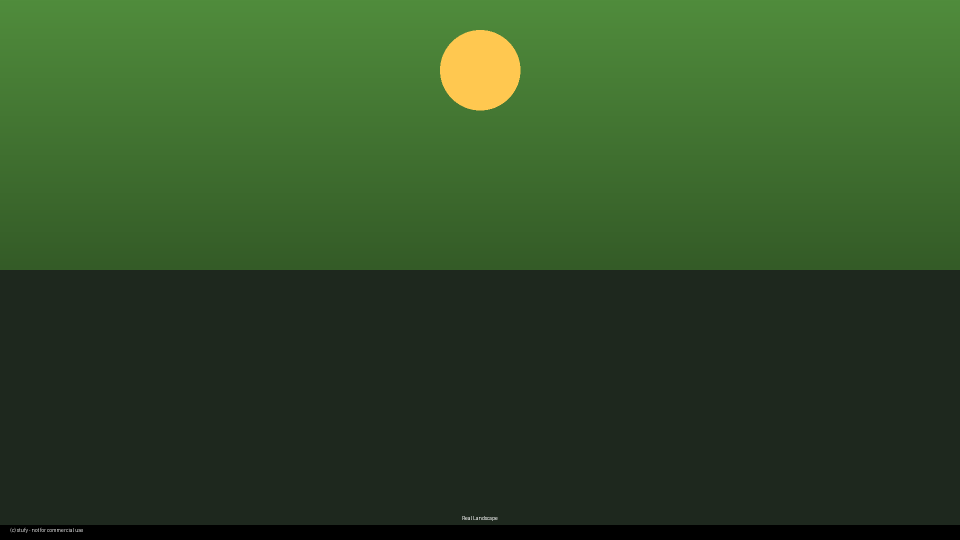
#> input picture photos/assets/real/landscape/001.png, 1920 x 1080 px (shown at 1/2 size); its folder holds only this picture in this run; the run also reads 1 picture not shown here
$ python build-gallery.py
#> lines starting #> are read from the running program, lines starting #| are printed output that depends on the picture
#!/usr/bin/env python3
import os, sys, json, datetime, argparse
from pathlib import Path
try:
    from PIL import Image
except ImportError:
    print("Error: Pillow is required", flush=True)
    sys.exit(1)

THUMB_SIZE = (400, 400)
LOW_MAX_DIM = 1280
IMAGE_EXTS = {".png", ".jpg", ".jpeg"}
DONE_SUFFIX = "_done"


def parse_args():
    parser = argparse.ArgumentParser(description="Build gallery thumbnails & metadata.")
    parser.add_argument("--force", action="store_true", help="Reprocess all images even if already done")
    parser.add_argument("--meta", action="store_true", help="Only re-embed metadata on existing _done files, no variant generation")
    return parser.parse_args()


def walk_assets(d, force=False, meta_only=False):
    """Walk assets dir and build tree dict."""
#> called with force = False, meta_only = False
    tree = {}
    for root, dirs, files in os.walk(d):
        dirs.sort()
        rel = Path(root).relative_to(d)
        node = tree
        for p in rel.parts:
            if p not in node:
                node[p] = {"type": "folder", "children": {}}
            node = node[p]["children"]
        for f in sorted(files):
            ext = Path(f).suffix.lower()
            if ext not in IMAGE_EXTS:
                continue
            # Skip generated variants
            if any(f.endswith(v) for v in ("_thumb.png", "_thumb.jpg", "_thumb.jpeg",
                                          "_low.png", "_low.jpg", "_low.jpeg")):
                continue
            full = str(rel / f).replace(os.sep, "/")
            if meta_only and not full.endswith(f"{DONE_SUFFIX}{ext}"):
                continue
            node[f] = {"type": "file", "path": full}
    return tree


LICENSE_URL = "https://github.com/StuffzEZ/stuffzez.github.io/blob/main/photos/LICENSE"
AUTHOR_NAME = "Stuf_y"
AUTHOR_SITE = "stuffzez.github.io/photos"
AUTHOR_GH = "github.com/StuffzEZ"


def embed_metadata(img, output_path, is_thumb=False):
    try:
        exif = img.getexif()
        exif[0x0131] = f"{AUTHOR_NAME} / {AUTHOR_SITE}"
        exif[0x013B] = AUTHOR_NAME
        exif[0x8298] = f"Copyright (c) {AUTHOR_NAME} - {AUTHOR_SITE}"
        exif[0x010E] = (
            f"License: Non-commercial, attribution required. "
            f"Author: {AUTHOR_NAME} ({AUTHOR_GH}). "
            f"License URL: {LICENSE_URL}"
        )
        exif[0x9286] = (
            f"Author={AUTHOR_NAME}; Site={AUTHOR_SITE}; "
            f"GitHub={AUTHOR_GH}; License=CC-BY-NC-4.0; "
            f"LicenseURL={LICENSE_URL}"
        )
        exif_bytes = exif.tobytes()
        img.save(output_path, "PNG", exif=exif_bytes, optimize=True)
        return True
    except Exception as e:
        print(f"  warn: metadata embed failed for {output_path.name}: {e}", flush=True)
        try:
            img.save(output_path, "PNG", optimize=True)
        except Exception:
            pass
        return False


def prepare_image(ip):
    img = Image.open(ip)
#> img is the input picture: PIL image 1920x1080 RGB; mean R, G, B 48.8, 77.2, 39
    if img.mode in ("RGBA", "P", "LA"):
        bg = Image.new("RGB", img.size, (30, 30, 32))
        if img.mode == "P":
            img = img.convert("RGBA")
        al = img.split()[-1] if img.mode == "RGBA" else None
        bg.paste(img, mask=al)
        img = bg
    elif img.mode != "RGB":
        img = img.convert("RGB")
    return img


def process_done_photo(assets_dir, ir, force=False):
    ip = assets_dir / ir
    if not ip.exists():
        return False, True
    par = Path(ir).parent
    full_name = Path(ir).name
    suf = Path(ir).suffix
    stem_no_done = full_name.rsplit(DONE_SUFFIX, 1)[0]
    # For _done files, dr is the same path — no need to append suf again
    dr = ir
    tr = str(par / (stem_no_done + DONE_SUFFIX + "_thumb" + suf))
    lr = str(par / (stem_no_done + DONE_SUFFIX + "_low" + suf))
    dp = assets_dir / dr
    tp = assets_dir / tr
    lp = assets_dir / lr
    try:
        img = prepare_image(ip)
        if not tp.exists() or force:
            c = img.copy()
            c.thumbnail(THUMB_SIZE, Image.LANCZOS)
            embed_metadata(c, tp, is_thumb=True)
            print(f"  thumb: {tr}", flush=True)
        if not lp.exists() or force:
            c = img.copy()
            c.thumbnail((LOW_MAX_DIM, LOW_MAX_DIM), Image.LANCZOS)
            embed_metadata(c, lp)
            print(f"  low: {lr}", flush=True)
        embed_metadata(img, dp)
        return True, False
    except Exception as e:
        print(f"  err {ir}: {e}", flush=True)
        return False, True


def process_new_photo(assets_dir, ir, force=False):
    ip = assets_dir / ir
    if not ip.exists():
        return False, True
    stem = Path(ir).stem
    suf = Path(ir).suffix
    par = Path(ir).parent
    done_name = f"{stem}{DONE_SUFFIX}"
    dr = str(par / (done_name + suf))
    tr = str(par / (done_name + "_thumb" + suf))
    lr = str(par / (done_name + "_low" + suf))
    dp = assets_dir / dr
    tp = assets_dir / tr
    lp = assets_dir / lr
    if not force and dp.exists() and tp.exists() and lp.exists():
        return False, True
    try:
        img = prepare_image(ip)
        if not dp.exists():
            ip.rename(dp)
            print(f"  marked: {dr}", flush=True)
            img = prepare_image(dp)
        if not tp.exists() or force:
            c = img.copy()
            c.thumbnail(THUMB_SIZE, Image.LANCZOS)
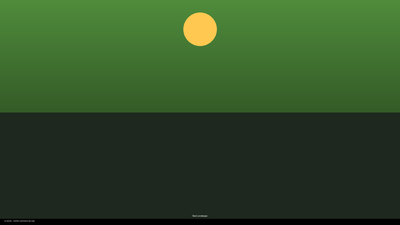
#> c: PIL image 400x225 RGB; mean R, G, B 48.8, 77.2, 39
            embed_metadata(c, tp, is_thumb=True)
            print(f"  thumb: {tr}", flush=True)
        if not lp.exists() or force:
            c = img.copy()
            c.thumbnail((LOW_MAX_DIM, LOW_MAX_DIM), Image.LANCZOS)
#> c: PIL image 1280x720 RGB
            embed_metadata(c, lp)
            print(f"  low: {lr}", flush=True)
        embed_metadata(img, dp)
        return True, False
    except Exception as e:
        print(f"  err {ir}: {e}", flush=True)
        return False, True


def gen_variants(assets_dir, tree, force=False, meta_only=False):
    created, skipped = [], []

    def rec(m):
        for n, nd in m.items():
            if nd["type"] == "folder":
                s = rec(nd["children"])
                created.extend(s["created"])
                skipped.extend(s["skipped"])
            else:
                ir = nd["path"]
                ip = assets_dir / ir
                if not ip.exists():
                    continue
                is_done = ir.endswith(f"{DONE_SUFFIX}{Path(ir).suffix}")
                if is_done:
                    updated, sk = process_done_photo(assets_dir, ir, force=force)
                    if updated:
                        created.append(ir)
                    elif sk:
                        skipped.append(ir)
                else:
                    if meta_only:
                        skipped.append(ir)
                        continue
                    updated, sk = process_new_photo(assets_dir, ir, force=force)
                    if updated:
                        created.append(ir)
                    elif sk:
                        skipped.append(ir)
                    stem = Path(ir).stem
                    suf = Path(ir).suffix
                    par = Path(ir).parent
                    nd["path"] = str(par / (f"{stem}{DONE_SUFFIX}{suf}"))
        return {"created": created, "skipped": skipped}

    return rec(tree)


def main():
    args = parse_args()
    rr = Path(__file__).parent.parent.resolve()
    ad = rr / "photos" / "assets"
    op = rr / "photos" / "gallery-data.js"
    if not ad.exists():
        print("Error: no assets dir", flush=True)
        sys.exit(1)

    force = args.force
    meta_only = args.meta

    tree = walk_assets(ad, force=force, meta_only=meta_only)
    r = gen_variants(ad, tree, force=force, meta_only=meta_only)

    data = {"assets": {"key": "assets", "type": "folder", "children": tree}}
    now = datetime.datetime.now().strftime("%Y-%m-%d %H:%M")
    flags = []
    if force:
        flags.append("--force")
    if meta_only:
        flags.append("--meta")
    flag_str = f" ({' '.join(flags)})" if flags else ""
    lines = [
        "/*",
        " * Auto-generated gallery manifest.",
        " * Run build-gallery.py after adding photos.",
        f" * Generated on {now}{flag_str}",
        " */",
        "",
        "// @ts-nocheck",
        "window.GALLERY_DATA =", json.dumps(data, indent=2), ";", ""
    ]
    op.write_text("\n".join(lines), encoding="utf-8")

    nc = len(r["created"])
    ns = len(r["skipped"])
    tag = ""
    if force and meta_only:
        tag = " --force --meta"
    elif force:
        tag = " --force"
    elif meta_only:
        tag = " --meta"
    print(f"Wrote {op}{tag} ({nc} processed, {ns} skipped)", flush=True)


if __name__ == "__main__":
    main()
